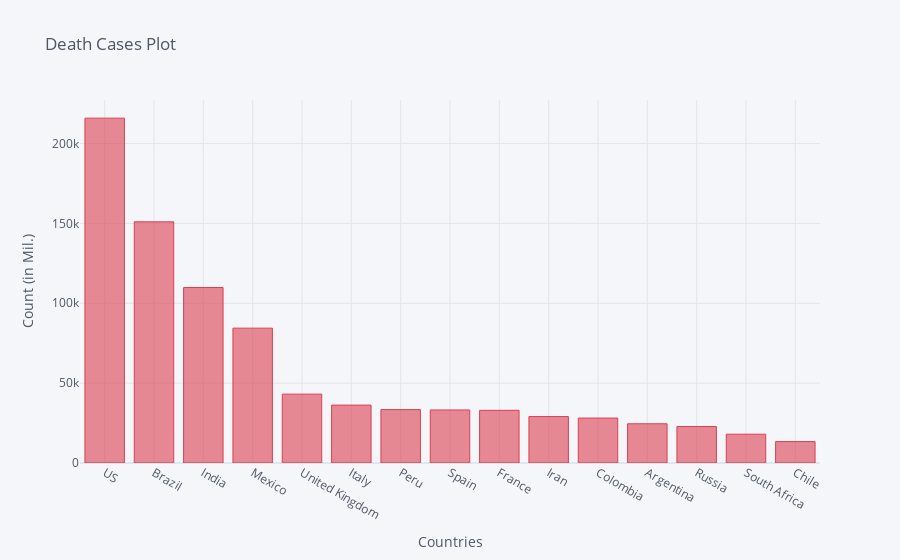

This figure's notebook cell:
### Code cell
death_df2_plot.iplot(kind='bar', x='Country/Region', y='10/13/20',color='red',
                    title='Death Cases Plot',xTitle='Countries',yTitle='Count (in Mil.)')

### Figure 1 — Plotly figure (JSON) as saved in the notebook; plotly's stock layout.template omitted (floating-point values rounded to 4 significant figures)
{"data": [{"marker": {"color": "rgba(219, 64, 82, 0.6)", "line": {"color": "rgba(219, 64, 82, 1.0)", "width": 1}}, "name": "10/13/20", "orientation": "v", "text": "", "type": "bar", "x": ["US", "Brazil", "India", "Mexico", "United Kingdom", "Italy", "Peru", "Spain", "France", "Iran", "Colombia", "Argentina", "Russia", "South Africa", "Chile"], "y": [215887, 150998, 109856, 84420, 43108, 36246, 33419, 33204, 32982, 29070, 28141, 24572, 22834, 18028, 13396]}], "layout": {"legend": {"bgcolor": "#F5F6F9", "font": {"color": "#4D5663"}}, "paper_bgcolor": "#F5F6F9", "plot_bgcolor": "#F5F6F9", "title": {"font": {"color": "#4D5663"}, "text": "Death Cases Plot"}, "xaxis": {"gridcolor": "#E1E5ED", "showgrid": true, "tickfont": {"color": "#4D5663"}, "title": {"font": {"color": "#4D5663"}, "text": "Countries"}, "zerolinecolor": "#E1E5ED"}, "yaxis": {"gridcolor": "#E1E5ED", "showgrid": true, "tickfont": {"color": "#4D5663"}, "title": {"font": {"color": "#4D5663"}, "text": "Count (in Mil.)"}, "zerolinecolor": "#E1E5ED"}}}
